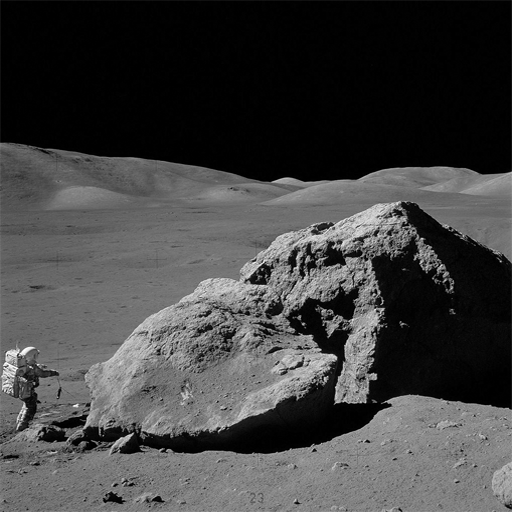
#> input picture imgs/Apollo17boulder.tif, 512 x 512 px
$ python main.py
#> lines starting #> are read from the running program, lines starting #| are printed output that depends on the picture
### PeriodicNoise.py
import numpy as np


def periodic_noise(shape, C, A=None, B=None):
    """
    generate periodic noise arrays(r:spatial domain,R:frequency domain)
    shape: shape of array
    C: (K,2) array of energy burst frequencies
    A: (K,) vector of burst magnitudes
    B: (K,2) array of phase shifts(Bx,By)


        """
    "--------------------------Spatial domain--------------------------"
    M = shape[0]
    N = shape[1]
    x, y = np.mgrid[:M, :N].astype('float32')
    r = np.zeros(shape)
    if A is None: A = np.ones(C.shape[0])
    if B is None: B = np.zeros((C.shape[0], 2))

    for i in range(C.shape[0]):
        r = A[i] * np.sin(2 * np.pi * (C[i, 0] * (x + B[i, 0]) / M + C[i, 1] * (y + B[i, 1]) / N))

    R = np.fft.fftshift(np.fft.fft2(r))
    return r, R

### main.py
# This is a sample Python script.

# Press ⌃R to execute it or replace it with your code.
# Press Double ⇧ to search everywhere for classes, files, tool windows, actions, and settings.
import matplotlib.pyplot as plt
from skimage import util
import imageio as iio
import numpy as np
from Cband_filter import cband_filter
from skimage.morphology import square, dilation
from PeriodicNoise import periodic_noise
from Dftfilt import dftfilt
from basic_filters import lpcfilter
from Functions import plot_figures
"--------------------------Adaptive median spatial filterin-------------------------"
#TODO

"--------------------------Periodic noise-------------------------"
img = iio.imread(
    'imgs/Apollo17boulder.tif')
#> img is the input picture: shape (512, 512); min 0, max 255, mean 66
img = util.img_as_float(img)

M, N = img.shape
#> M = 512; N = 512
thetas = np.array([[-20, -20], [-20, 20]])
r, R = periodic_noise(img.shape, thetas)
g = img + r / 3
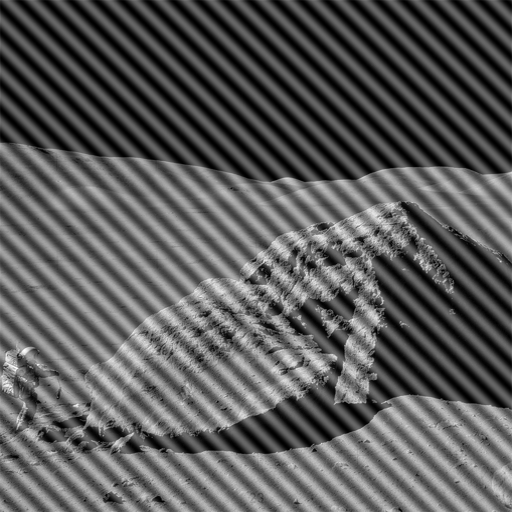
#> g: shape (512, 512) float64; min -0.333, max 1.33, mean 0.259; drawn with min black and max white

"--------------------------Cband-Filter-------------------------"
cbandPlots = []
cbandTitles = []
    #Energy bursts weergeven
G = np.fft.fftshift(np.fft.fft2(g))
Gd = dilation(np.log(1 + np.abs(G)), square(3))
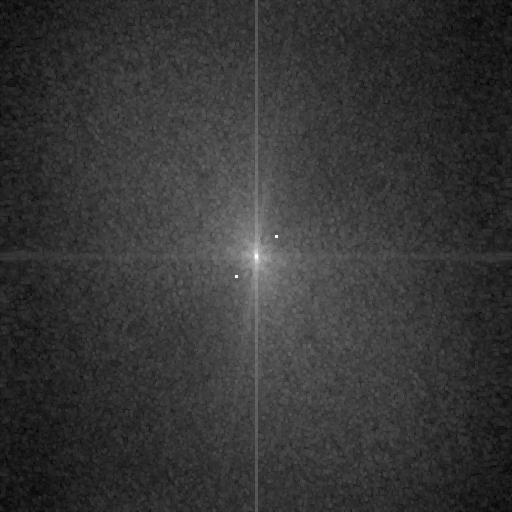
#> Gd: shape (512, 512) float64; min 1.59, max 11.13, mean 3.62; drawn with min black and max white
plt.figure(); plt.axis('off'); plt.imshow(Gd, cmap='gray')
    #Punten aanduiden
#> (the run stopped early here; a loop or call above may not have finished)
